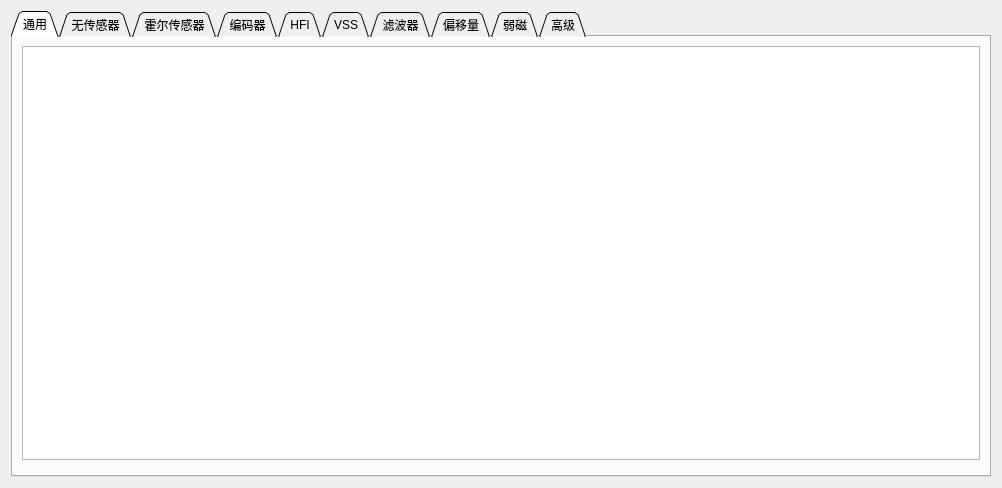
<?xml version="1.0" encoding="UTF-8"?>
<ui version="4.0">
 <class>PageFoc</class>
 <widget class="QWidget" name="PageFoc">
  <property name="geometry">
   <rect>
    <x>0</x>
    <y>0</y>
    <width>1002</width>
    <height>488</height>
   </rect>
  </property>
  <property name="windowTitle">
   <string>Form</string>
  </property>
  <layout class="QVBoxLayout" name="verticalLayout">
   <item>
    <widget class="QTabWidget" name="tabWidget">
     <property name="tabShape">
      <enum>QTabWidget::Triangular</enum>
     </property>
     <property name="currentIndex">
      <number>0</number>
     </property>
     <widget class="QWidget" name="tab">
      <attribute name="title">
       <string>通用</string>
      </attribute>
      <layout class="QVBoxLayout" name="verticalLayout_2">
       <item>
        <widget class="ParamTable" name="generalTab"/>
       </item>
       <item>
        <widget class="DetectFoc" name="detectFoc" native="true"/>
       </item>
      </layout>
     </widget>
     <widget class="QWidget" name="tab_2">
      <attribute name="title">
       <string>无传感器</string>
      </attribute>
      <layout class="QVBoxLayout" name="verticalLayout_3">
       <item>
        <widget class="ParamTable" name="sensorlessTab"/>
       </item>
       <item>
        <widget class="QGroupBox" name="groupBox">
         <property name="title">
          <string>开环预设</string>
         </property>
         <layout class="QGridLayout" name="gridLayout">
          <property name="leftMargin">
           <number>6</number>
          </property>
          <property name="topMargin">
           <number>6</number>
          </property>
          <property name="rightMargin">
           <number>6</number>
          </property>
          <property name="bottomMargin">
           <number>6</number>
          </property>
          <property name="spacing">
           <number>2</number>
          </property>
          <item row="1" column="0">
           <widget class="QPushButton" name="openloopGenericButton">
            <property name="text">
             <string>通用</string>
            </property>
           </widget>
          </item>
          <item row="0" column="0">
           <widget class="QPushButton" name="openloopOldButton">
            <property name="text">
             <string>与固件 &lt; 5.02 相同</string>
            </property>
           </widget>
          </item>
          <item row="2" column="0">
           <widget class="QPushButton" name="openloopFastStartButton">
            <property name="text">
             <string>快速启动</string>
            </property>
           </widget>
          </item>
          <item row="0" column="1">
           <widget class="QPushButton" name="openloopPropellerButton">
            <property name="text">
             <string>螺旋桨</string>
            </property>
           </widget>
          </item>
          <item row="1" column="1">
           <widget class="QPushButton" name="openloopHeavyInertialButton">
            <property name="text">
             <string>重惯性负载</string>
            </property>
           </widget>
          </item>
         </layout>
        </widget>
       </item>
      </layout>
     </widget>
     <widget class="QWidget" name="tab_3">
      <attribute name="title">
       <string>霍尔传感器</string>
      </attribute>
      <layout class="QVBoxLayout" name="verticalLayout_4">
       <item>
        <widget class="ParamTable" name="hallTab"/>
       </item>
       <item>
        <widget class="DetectFocHall" name="detectFocHall" native="true"/>
       </item>
      </layout>
     </widget>
     <widget class="QWidget" name="tab_4">
      <attribute name="title">
       <string>编码器</string>
      </attribute>
      <layout class="QVBoxLayout" name="verticalLayout_5">
       <item>
        <widget class="ParamTable" name="encoderTab"/>
       </item>
       <item>
        <widget class="DetectFocEncoder" name="detectFocEncoder" native="true"/>
       </item>
      </layout>
     </widget>
     <widget class="QWidget" name="tab_6">
      <attribute name="title">
       <string>HFI</string>
      </attribute>
      <layout class="QVBoxLayout" name="verticalLayout_7">
       <item>
        <widget class="ParamTable" name="hfiTab"/>
       </item>
      </layout>
     </widget>
     <widget class="QWidget" name="tab_10">
      <attribute name="title">
       <string>VSS</string>
      </attribute>
      <layout class="QVBoxLayout" name="verticalLayout_11">
       <item>
        <widget class="ParamTable" name="vssTab"/>
       </item>
      </layout>
     </widget>
     <widget class="QWidget" name="tab_8">
      <attribute name="title">
       <string>滤波器</string>
      </attribute>
      <layout class="QVBoxLayout" name="verticalLayout_9">
       <item>
        <widget class="ParamTable" name="filterTab"/>
       </item>
      </layout>
     </widget>
     <widget class="QWidget" name="tab_7">
      <attribute name="title">
       <string>偏移量</string>
      </attribute>
      <layout class="QVBoxLayout" name="verticalLayout_8">
       <item>
        <widget class="ParamTable" name="offsetTab"/>
       </item>
       <item>
        <widget class="QPushButton" name="offsetMeasureButton">
         <property name="text">
          <string>测量偏移量</string>
         </property>
        </widget>
       </item>
      </layout>
     </widget>
     <widget class="QWidget" name="tab_9">
      <attribute name="title">
       <string>弱磁</string>
      </attribute>
      <layout class="QVBoxLayout" name="verticalLayout_10">
       <item>
        <widget class="ParamTable" name="fwTab"/>
       </item>
      </layout>
     </widget>
     <widget class="QWidget" name="tab_5">
      <attribute name="title">
       <string>高级</string>
      </attribute>
      <layout class="QVBoxLayout" name="verticalLayout_6">
       <item>
        <widget class="ParamTable" name="advancedTab"/>
       </item>
      </layout>
     </widget>
    </widget>
   </item>
  </layout>
 </widget>
 <customwidgets>
  <customwidget>
   <class>ParamTable</class>
   <extends>QTableWidget</extends>
   <header>widgets/paramtable.h</header>
  </customwidget>
  <customwidget>
   <class>DetectFoc</class>
   <extends>QWidget</extends>
   <header>widgets/detectfoc.h</header>
   <container>1</container>
  </customwidget>
  <customwidget>
   <class>DetectFocHall</class>
   <extends>QWidget</extends>
   <header>widgets/detectfochall.h</header>
   <container>1</container>
  </customwidget>
  <customwidget>
   <class>DetectFocEncoder</class>
   <extends>QWidget</extends>
   <header>widgets/detectfocencoder.h</header>
   <container>1</container>
  </customwidget>
 </customwidgets>
 <resources/>
 <connections/>
</ui>
